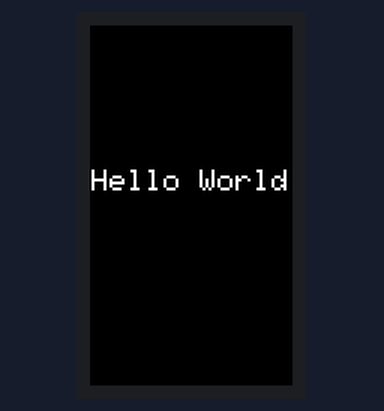
Recording of a sketch running on a simulated ESP32. On the bench: 135×240 colour display. What the sketch prints to the serial monitor is not drawn.

Above: at 4.4 s.

The sketch:

Test1.ino
```cpp
#include <TFT_eSPI.h>

TFT_eSPI tft = TFT_eSPI(135, 240);

void setup()
{
    Serial.begin(115200);
    Serial.println("Start");

    tft.init();
    tft.setRotation(1);
    tft.fillScreen(TFT_BLACK);
    tft.setTextSize(2);
    tft.setTextColor(TFT_GREEN);
    tft.setCursor(0, 0);
    tft.setTextDatum(MC_DATUM);
    tft.setTextSize(1);
    tft.drawString("Hello", tft.width() / 2, tft.height() / 2 - 16);
    delay(1000);
    tft.setRotation(0);
    tft.fillScreen(TFT_RED);
    delay(1000);
    tft.fillScreen(TFT_BLUE);
    delay(1000);
    tft.fillScreen(TFT_GREEN);
    delay(1000);
    tft.fillScreen(TFT_BLACK);
    tft.setTextDatum(MC_DATUM);

    tft.setTextColor(TFT_WHITE);
    tft.setTextSize(2);
    tft.drawString("Hello World", tft.width() / 2, tft.height() / 2 - 16);
}

void loop()
{
}
```
